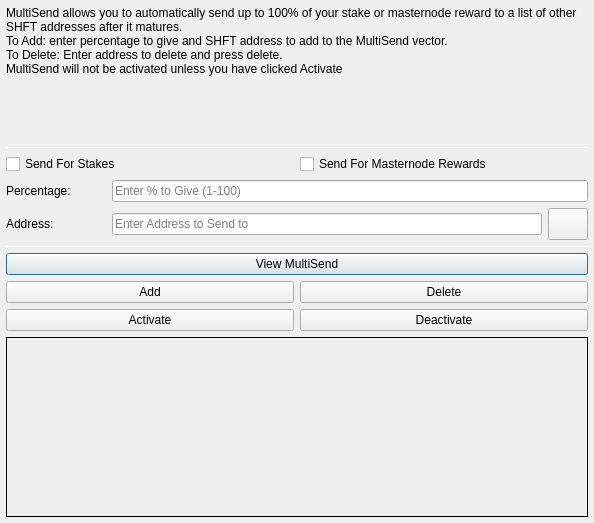
<?xml version="1.0" encoding="UTF-8"?>
<ui version="4.0">
 <class>MultiSendDialog</class>
 <widget class="QDialog" name="MultiSendDialog">
  <property name="windowModality">
   <enum>Qt::NonModal</enum>
  </property>
  <property name="geometry">
   <rect>
    <x>0</x>
    <y>0</y>
    <width>594</width>
    <height>523</height>
   </rect>
  </property>
  <property name="windowTitle">
   <string>MultiSend</string>
  </property>
  <layout class="QVBoxLayout" name="verticalLayout" stretch="0">
   <property name="leftMargin">
    <number>6</number>
   </property>
   <property name="topMargin">
    <number>6</number>
   </property>
   <property name="rightMargin">
    <number>6</number>
   </property>
   <property name="bottomMargin">
    <number>6</number>
   </property>
   <item>
    <layout class="QVBoxLayout" name="verticalLayout_Main" stretch="1,1,1,1,1,1">
     <item>
      <widget class="QLabel" name="label_2">
       <property name="lineWidth">
        <number>1</number>
       </property>
       <property name="text">
        <string>MultiSend allows you to automatically send up to 100% of your stake or masternode reward to a list of other SHFT addresses after it matures.
To Add: enter percentage to give and SHFT address to add to the MultiSend vector.
To Delete: Enter address to delete and press delete.
MultiSend will not be activated unless you have clicked Activate</string>
       </property>
       <property name="alignment">
        <set>Qt::AlignLeading|Qt::AlignLeft|Qt::AlignTop</set>
       </property>
       <property name="wordWrap">
        <bool>true</bool>
       </property>
      </widget>
     </item>
     <item>
      <widget class="Line" name="line">
       <property name="minimumSize">
        <size>
         <width>0</width>
         <height>1</height>
        </size>
       </property>
       <property name="maximumSize">
        <size>
         <width>16777215</width>
         <height>1</height>
        </size>
       </property>
       <property name="orientation">
        <enum>Qt::Horizontal</enum>
       </property>
      </widget>
     </item>
     <item>
      <layout class="QVBoxLayout" name="verticalLayout_Settings">
       <item>
        <layout class="QHBoxLayout" name="horizontalLayout">
         <item>
          <widget class="QCheckBox" name="multiSendStakeCheckBox">
           <property name="text">
            <string>Send For Stakes</string>
           </property>
          </widget>
         </item>
         <item>
          <widget class="QCheckBox" name="multiSendMasternodeCheckBox">
           <property name="text">
            <string>Send For Masternode Rewards</string>
           </property>
          </widget>
         </item>
        </layout>
       </item>
       <item>
        <layout class="QHBoxLayout" name="horizontalLayout_6">
         <item>
          <widget class="QLabel" name="label">
           <property name="minimumSize">
            <size>
             <width>100</width>
             <height>0</height>
            </size>
           </property>
           <property name="toolTip">
            <string>Percentage of stake to send</string>
           </property>
           <property name="text">
            <string>Percentage:</string>
           </property>
          </widget>
         </item>
         <item>
          <widget class="QLineEdit" name="multiSendPercentEdit">
           <property name="toolTip">
            <string>Enter whole numbers 1 - 100</string>
           </property>
           <property name="placeholderText">
            <string>Enter % to Give (1-100)</string>
           </property>
          </widget>
         </item>
        </layout>
       </item>
       <item>
        <layout class="QHBoxLayout" name="horizontalLayout_7">
         <item>
          <widget class="QLabel" name="label_5">
           <property name="minimumSize">
            <size>
             <width>100</width>
             <height>0</height>
            </size>
           </property>
           <property name="toolTip">
            <string>Address to send portion of stake to</string>
           </property>
           <property name="text">
            <string>Address:</string>
           </property>
          </widget>
         </item>
         <item>
          <widget class="QLineEdit" name="multiSendAddressEdit">
           <property name="toolTip">
            <string/>
           </property>
           <property name="placeholderText">
            <string>Enter Address to Send to</string>
           </property>
          </widget>
         </item>
         <item>
          <widget class="QPushButton" name="addressBookButton">
           <property name="maximumSize">
            <size>
             <width>16777215</width>
             <height>32</height>
            </size>
           </property>
           <property name="toolTip">
            <string>Choose an address from the address book</string>
           </property>
           <property name="text">
            <string/>
           </property>
           <property name="icon">
            <iconset resource="../satoshishift.qrc">
             <normaloff>:/icons/address-book</normaloff>:/icons/address-book</iconset>
           </property>
           <property name="shortcut">
            <string>Alt+A</string>
           </property>
           <property name="autoDefault">
            <bool>false</bool>
           </property>
          </widget>
         </item>
        </layout>
       </item>
      </layout>
     </item>
     <item>
      <widget class="Line" name="line_2">
       <property name="minimumSize">
        <size>
         <width>0</width>
         <height>1</height>
        </size>
       </property>
       <property name="maximumSize">
        <size>
         <width>16777215</width>
         <height>1</height>
        </size>
       </property>
       <property name="orientation">
        <enum>Qt::Horizontal</enum>
       </property>
      </widget>
     </item>
     <item>
      <layout class="QVBoxLayout" name="verticalLayout_Buttons">
       <item>
        <layout class="QHBoxLayout" name="horizontalLayout_4">
         <item>
          <widget class="QPushButton" name="viewButton">
           <property name="toolTip">
            <string/>
           </property>
           <property name="statusTip">
            <string>View MultiSend Vector</string>
           </property>
           <property name="text">
            <string>View MultiSend</string>
           </property>
          </widget>
         </item>
        </layout>
       </item>
       <item>
        <layout class="QHBoxLayout" name="horizontalLayout_2">
         <item>
          <widget class="QPushButton" name="addButton">
           <property name="toolTip">
            <string/>
           </property>
           <property name="statusTip">
            <string>Add to MultiSend Vector</string>
           </property>
           <property name="text">
            <string>Add</string>
           </property>
          </widget>
         </item>
         <item>
          <widget class="QPushButton" name="deleteButton">
           <property name="toolTip">
            <string/>
           </property>
           <property name="statusTip">
            <string>Delete Address From MultiSend Vector</string>
           </property>
           <property name="text">
            <string>Delete</string>
           </property>
          </widget>
         </item>
        </layout>
       </item>
       <item>
        <layout class="QHBoxLayout" name="horizontalLayout_5">
         <item>
          <widget class="QPushButton" name="activateButton">
           <property name="statusTip">
            <string>Activate MultiSend</string>
           </property>
           <property name="text">
            <string>Activate</string>
           </property>
          </widget>
         </item>
         <item>
          <widget class="QPushButton" name="disableButton">
           <property name="statusTip">
            <string>Deactivate MultiSend</string>
           </property>
           <property name="text">
            <string>Deactivate</string>
           </property>
          </widget>
         </item>
        </layout>
       </item>
      </layout>
     </item>
     <item>
      <widget class="QLabel" name="message">
       <property name="minimumSize">
        <size>
         <width>0</width>
         <height>180</height>
        </size>
       </property>
       <property name="frameShape">
        <enum>QFrame::Panel</enum>
       </property>
       <property name="frameShadow">
        <enum>QFrame::Plain</enum>
       </property>
       <property name="lineWidth">
        <number>1</number>
       </property>
       <property name="midLineWidth">
        <number>1</number>
       </property>
       <property name="text">
        <string/>
       </property>
       <property name="alignment">
        <set>Qt::AlignLeading|Qt::AlignLeft|Qt::AlignTop</set>
       </property>
       <property name="wordWrap">
        <bool>true</bool>
       </property>
      </widget>
     </item>
    </layout>
   </item>
  </layout>
 </widget>
 <resources>
  <include location="../satoshishift.qrc"/>
 </resources>
 <connections/>
</ui>
